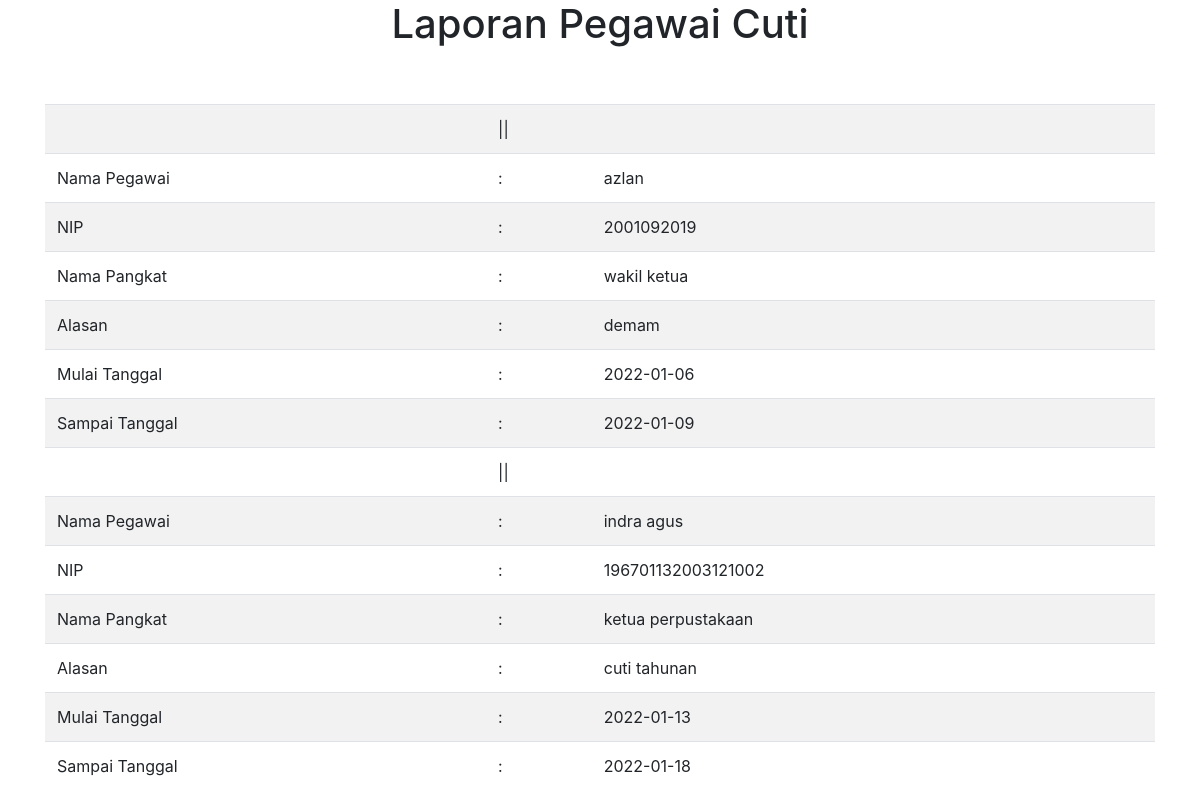
Page /_report/lap_cuti.php on the committed database.
### tables this page shows
CREATE TABLE `cuti` (
  `id_cuti` int(11) NOT NULL,
  `nip` varchar(19) DEFAULT NULL,
  `nama_pangkat` varchar(50) DEFAULT NULL,
  `alasan` varchar(50) DEFAULT NULL,
  `mulai_tgl` date DEFAULT NULL,
  `sampai_tgl` date DEFAULT NULL
);

CREATE TABLE `pegawai` (
  `nip` varchar(19) NOT NULL,
  `nama_pegawai` varchar(50) NOT NULL,
  `foto_pegawai` varchar(255) NOT NULL,
  `tempat_lahir` text NOT NULL,
  `tanggal_lahir` date NOT NULL,
  `jenis_kelamin` enum('laki-laki','perempuan') NOT NULL,
  `no_hp` varchar(15) NOT NULL,
  `agama` varchar(50) NOT NULL,
  `email` varchar(60) NOT NULL,
  `alamat` text NOT NULL,
  `gol_darah` enum('o','a','b','ab') NOT NULL,
  `status_pernikahan` enum('kawin','lajang') NOT NULL,
  `status_kepegawaian` enum('pns','honor') NOT NULL,
  `id_bagian` varchar(15) NOT NULL
);

### _report/lap_cuti.php (the view, shortened to what this page needs)
<!DOCTYPE html>
<html lang="en">
<head>
</head>
<link href="../_assets/css/bootstrap.min.css" rel="stylesheet">
<body>
    <div class="container">
        <div class="table-responsive">
        <h1 style="text-align: center;">Laporan Pegawai Cuti</h1>
        <br><br>
            <table class="table table-striped">
                <?php
                require_once "../_config/config.php";
                $ambil = mysqli_query($koneksi, "select*from cuti inner join pegawai on cuti.nip=pegawai.nip");
                while ($data = mysqli_fetch_array($ambil)) {
                ?>
                    <tr>
                        <td></td>
                        <td>||</td>
                        <td></td>
                    </tr>
                    <tr>
                        <td>Nama Pegawai</td>
                        <td>:</td>
                        <td><?php echo $data['nama_pegawai'] ?></td>
                    </tr>
                    <tr>
                        <td>NIP</td>
                        <td>:</td>
                        <td><?php echo $data['1'] ?></td>
                    </tr>
                    <tr>
                        <td>Nama Pangkat</td>
                        <td>:</td>
                        <td><?php echo $data['2'] ?></td>
                    </tr>
                    <tr>
                        <td>Alasan</td>
                        <td>:</td>
                        <td><?php echo $data['3'] ?></td>
                    </tr>
                    <tr>
                        <td>Mulai Tanggal</td>
                        <td>:</td>
                        <td><?php echo $data['4'] ?></td>
                    </tr>
                    <tr>
                        <td>Sampai Tanggal</td>
                        <td>:</td>
                        <td><?php echo $data['5'] ?></td>
                    </tr>
                <?php
                }
                ?>
            </table>
        </div>
    </div>
</body>
</html>

### rows in the picture
cuti: nip.nama_pegawai "azlan", nip "2001092019", nama_pangkat "wakil ketua", alasan "demam", mulai_tgl "2022-01-06", sampai_tgl "2022-01-09"
cuti: nip.nama_pegawai "indra agus", nip "196701132003121002", nama_pangkat "ketua perpustakaan", alasan "cuti tahunan", mulai_tgl "2022-01-13", sampai_tgl "2022-01-18"
